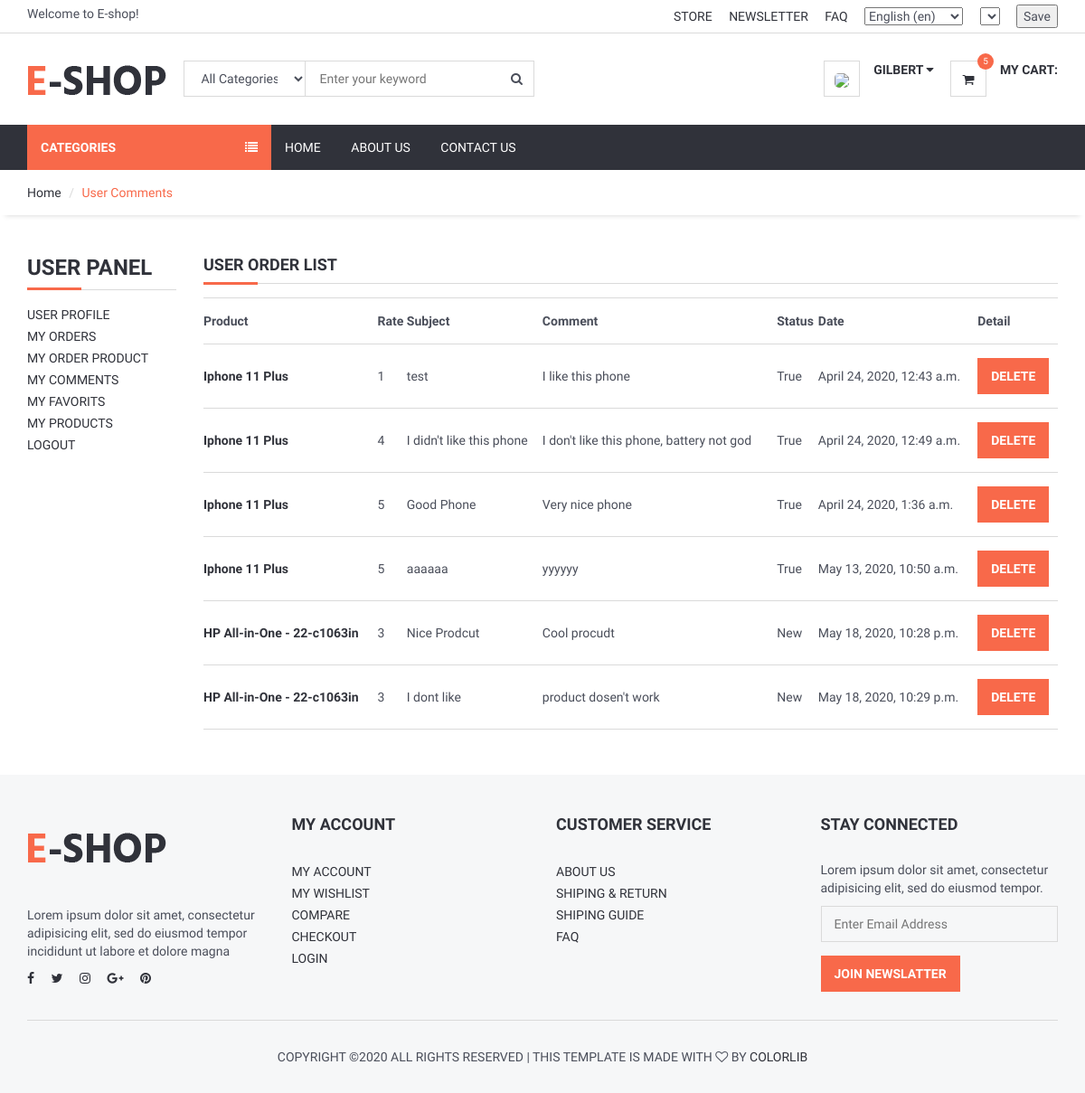
/user/comments/ (signed in), run on the app's committed database.
### product/models.py (models this page shows, shortened)
class Comment(models.Model):
    STATUS = (
        ('New', 'New'),
        ('True', 'True'),
        ('False', 'False'),
    )
    product=models.ForeignKey(Product,on_delete=models.CASCADE)
    user = models.ForeignKey(User, on_delete=models.CASCADE)
    subject = models.CharField(max_length=50, blank=True)
    comment = models.CharField(max_length=250,blank=True)
    rate = models.IntegerField(default=1)
    ip = models.CharField(max_length=20, blank=True)
    status=models.CharField(max_length=10,choices=STATUS, default='New')
    create_at=models.DateTimeField(auto_now_add=True)
    update_at=models.DateTimeField(auto_now=True)

class Product(models.Model):
    STATUS = (
        ('True', 'True'),
        ('False', 'False'),
    )
    VARIANTS = (
        ('None', 'None'),
        ('Size', 'Size'),
        ('Color', 'Color'),
        ('Size-Color', 'Size-Color'),
    )
    category = models.ForeignKey(Category, on_delete=models.CASCADE) #many to one relation with Category
    title = models.CharField(max_length=150)
    keywords = models.CharField(max_length=255)
    description = models.TextField(max_length=255)
    image=models.ImageField(upload_to='images/',null=False)
    price = models.DecimalField(max_digits=12, decimal_places=2,default=0)
    amount=models.IntegerField(default=0)
    minamount=models.IntegerField(default=3)
    variant=models.CharField(max_length=10,choices=VARIANTS, default='None')
    detail=RichTextUploadingField()
    slug = models.SlugField(null=False, unique=True)
    status=models.CharField(max_length=10,choices=STATUS)
    create_at=models.DateTimeField(auto_now_add=True)
    update_at=models.DateTimeField(auto_now=True)

### user/views.py (the view)
# urls.py: path('comments/', views.user_comments, name='user_comments'),
def user_comments(request):
    current_user = request.user
    comments = Comment.objects.filter(user_id=current_user.id)
    context = {
        'comments': comments,
    }
    return render(request, 'user_comments.html', context)

### home/templatetags/myapptags.py (called while the page is built)
@register.simple_tag
def shopcartcount(userid):
    count = ShopCart.objects.filter(user_id=userid).count()
    return count

### user/templates/user_comments.html (shortened to what this page needs)
{% extends 'homebase.html' %}
{% block sidebar %} {% include 'sidebar.html' %} {% endblock %}
{% block body %}
    <div id="breadcrumb">
        <div class="container">
            <ul class="breadcrumb">
                <li><a href="/">Home</a></li>
                <li class="active">User Comments</li>
            </ul>
        </div>
    </div>
    <div class="section">
        <div class="container">
            <div class="row">
                <div class="col-md-2">
                    {% include "user_panel.html" %}
                </div>
                <div class="col-md-10">
                    <div class="section-title">
                        <h4 class="title">User Order List</h4>
                    </div>
                    <table class="shopping-cart-table table">
                        <tr>
                            <th class="text-left">Product </th>
                            <th class="text-left">Rate </th>
                            <th class="text-left">Subject </th>
                            <th class="text-left">Comment </th>
                            <th class="text-left">Status </th>
                            <th class="text-left">Date </th>
                            <th class="text-left">Detail </th>
                        </tr>
                        {% for rs in comments %}
                            <tr>
                                <td class="text-left">
                                    <a href="/product/{{ rs.product_id }}/{{ rs.product.slug }}">
                                        <strong> {{ rs.product.title}}</strong>
                                    </a>
                                </td>
                                <td class="text-left">{{ rs.rate}} </td>
                                <td class="text-left">{{ rs.subject}} </td>
                                <td class="text-left">{{ rs.comment}} </td>
                                <td class="text-left">{{ rs.status}} </td>
                                <td class="text-left">{{ rs.create_at}} </td>
                                <td class="text-left">
                                    <a class="primary-btn" href="/user/deletecomment/{{ rs.id }}" onclick="return confirm('Will be Delete ! Are you sure?')"> Delete </a>
                                </td>
                            </tr>
                        {% endfor %}
                    </table>
                </div>
            </div>
        </div>
    </div>
{% endblock %}

### home/templates/header.html (shortened to what this page needs)
{% load static %}
{% load i18n %}
{% load currency %}
<header>
    <div id="top-header">
        <div class="container">
            <div class="pull-left">
                <span>{% trans "Welcome to E-shop!" %}</span>
            </div>
            <div class="pull-right">
                <ul class="header-top-links">
                    <li><a href="#">{% trans "Store" %}</a></li>
                    <li><a href="#">{% trans "Newsletter" %}</a></li>
                    <li><a href="{% url 'faq' %}">{% trans "FAQ" %}</a></li>
                    <li class="dropdown default-dropdown">
                        <form action="{% url 'selectlanguage' %}" method="post">{% csrf_token %}
                            <select name="language" onchange="submit()" >
                                {% get_current_language as LANGUAGE_CODE %}
                                {% get_available_languages as LANGUAGES %}
                                {% get_language_info_list for LANGUAGES as languages %}
                                {% for language in languages %}
                                    <option value="{{ language.code }}"{% if language.code == LANGUAGE_CODE %} selected{% endif %}>
                                        {{ language.name_local }} ({{ language.code }})
                                    </option>
                                {% endfor %}
                            </select>
                        </form>
                    </li>
                    <li class="dropdown default-dropdown">
                        <form id="currency_switcher" method="POST" action="{% url 'selectcurrency' %}">
                            <select name="currency" onchange="submit()" >
                            </select>
                        </form>
                    </li>
                    <li class="dropdown default-dropdown">
                        <form id="currency_switcher" method="POST" action="{% url 'savelangcur' %}">
                            <input type="submit" value="Save" />
                        </form>
                    </li>
                </ul>
            </div>
        </div>
    </div>
    <div id="header">
        <div class="container">
            <div class="pull-left">
                <div class="header-logo">
                    <a class="logo" href="{% url 'home' %}">
                        <img src="{% static '' %}img/logo.png" alt="">
                    </a>
                </div>
                <div class="header-search">
                    <form action="/search/" method="post">
                        <input id="query" name="query" class="input search-input" type="text" placeholder="Enter your keyword">
                        <select name="catid"  class="input search-categories">
                            <option value="0">{% trans "All Categories" %}</option>
                        </select>
                        <button class="search-btn"><i class="fa fa-search"></i></button>
                    </form>
                </div>
            </div>
            <div class="pull-right" >
                <ul class="header-btns">
                    <li class="header-account dropdown default-dropdown">
                        {% if user.id is not None %}
                            <div class="dropdown-toggle" role="button" data-toggle="dropdown" aria-expanded="true">
                                <div class="header-btns-icon">
                                    <img src="{{ request.session.userimage }}" style="height: 40px; border-radius: 30%">
                                </div>
                                <strong class="text-uppercase">{{ user.first_name }} <i class="fa fa-caret-down"></i></strong>
                            </div>
                        {% else %}
                            <a href="{% url 'login' %}" class="text-uppercase">Login</a> / <a href="{% url 'signup' %}" class="text-uppercase">Sign Up</a>
                        {% endif %}
                    </li>
                    <li class="header-cart dropdown default-dropdown">
                        <a href="{% url 'shopcart'%}" >
                            <div class="header-btns-icon">
                                <i class="fa fa-shopping-cart"></i>
                                {% load myapptags %}
                                {% shopcartcount user.id as count %}
                                <span class="qty">{{ count }}</span>
                            </div>
                            <strong class="text-uppercase">{% trans "My Cart:" %}</strong>
                            <br>
                        </a>
                    </li>
                </ul>
            </div>
        </div>
    </div>
</header>

### home/static/css/style.css (style rules this page uses)
body { font-family: 'Hind', sans-serif; color: #4A4E5A; overflow-x: hidden; }
h1, h2, h3, h4, h5, h6 { color: #30323A; margin: 0 0 10px; font-weight: 700; }
a { color: #30323A; -webkit-transition: 0.3s color; transition: 0.3s color; }
strong { color: #30323A; }
ul, ol { margin: 0; padding: 0; list-style: none }
.main-btn, .primary-btn { display: inline-block; padding: 10px 15px; text-transform: uppercase; font-weight: 700; border: none; -webkit-transition: 0.3s all; transition: 0.3s all; }
.primary-btn { color: #FFF; background-color: #F8694A; }
.input { width: 100%; height: 40px; padding: 0px 15px; border: none; background-color: transparent; -webkit-box-shadow: 0px 0px 0px 1px #DADADA inset, 0px 0px 0px 5px transparent; box-shadow: 0px 0px 0px 1px #DADADA inset, 0px 0px 0px 5px transparent; -webkit-transition: 0.3s all; transition: 0.3s all; }
.section { padding-top: 30px; padding-bottom: 30px; }
.section-title { position: relative; margin-bottom: 15px; margin-top: 15px; border-bottom: 1px solid #DADADA; }
.section-title .title { display: inline-block; text-transform: uppercase; }
.section-title:after { content: ""; position: absolute; left: 0; bottom: -1.5px; height: 3px; width: 60px; background-color: #F8694A; }
#breadcrumb { -webkit-box-shadow: 0px 6px 6px -6px rgba(0, 0, 0, 0.175); box-shadow: 0px 6px 6px -6px rgba(0, 0, 0, 0.175); }
.breadcrumb { background-color: transparent; border: none; border-radius: 0px; padding: 15px 0px; margin: 0; }
.breadcrumb>.active { color: #F8694A; }
.breadcrumb>li+li:before { color: #DADADA; }
#header { padding-top: 15px; padding-bottom: 15px; }
#top-header { padding-top: 5px; padding-bottom: 5px; border-bottom: 1px solid #DADADA; }
.header-top-links>li { display: inline-block; }
.header-top-links>li+li { margin-left: 15px; }
.header-top-links>li>a { cursor: pointer; text-transform: uppercase; }
.header-logo { display: inline-block; margin-right: 15px; }
.header-logo .logo>img { width: 100%; max-height: 70px; }
.header-search { display: inline-block; padding: 15px 0px; max-width: 400px; }
.header-search>form { position: relative; }
.header-search>form .search-input { padding-left: 150px; padding-right: 45px; }
.header-search>form .search-categories { position: absolute; left: 0px; top: 0px; width: 135px; }
.header-search>form .search-btn { position: absolute; top: 0px; right: 0px; width: 40px; height: 40px; background-color: transparent; border: none; }
.header-btns>li { display: inline-block; vertical-align: top; padding: 15px 0px; }
.header-btns>li+li { margin-left: 15px; }
.header-btns>li .header-btns-icon { position: relative; float: left; margin-right: 15px; width: 40px; height: 40px; line-height: 40px; text-align: center; color: #30323A; background-color: #FFF; border: 1px solid #DADADA; }
.header-btns .dropdown-toggle { display: block; cursor: pointer; }
.header-cart .header-btns-icon .qty { position: absolute; right: -9px; top: -9px; width: 18px; height: 18px; line-height: 18px; text-align: center; font-size: 10px; background: #F8694A; color: #FFF; border-radius: 50%; }
.shopping-cart-table>tbody>tr>td, .shopping-cart-table>tbody>tr>th, .shopping-cart-table>tfoot>tr>td, .shopping-cart-table>tfoot>tr>th, .shopping-cart-table>thead>tr>td, .shopping-cart-table>thead>tr>th { padding: 15px 0px; vertical-align: middle; border-top: 1px solid #DADADA; }
.shopping-cart-table>tbody>tr:last-child>td { border-bottom: 1px solid #DADADA; }

### data on the page
Comment: product "Iphone 11 Plus", rate "1", subject "test", comment "I like this phone", status "True", create_at "April 24, 2020, 12:43 a.m."
Comment: product "Iphone 11 Plus", rate "4", subject "I didn't like this phone", comment "I don't like this phone, battery not god", status "True", create_at "April 24, 2020, 12:49 a.m."
Comment: product "Iphone 11 Plus", rate "5", subject "Good Phone", comment "Very nice phone", status "True", create_at "April 24, 2020, 1:36 a.m."
Comment: product "Iphone 11 Plus", rate "5", subject "aaaaaa", comment "yyyyyy", status "True", create_at "May 13, 2020, 10:50 a.m."
Comment: product "HP All-in-One - 22-c1063in", rate "3", subject "Nice Prodcut", comment "Cool procudt", status "New", create_at "May 18, 2020, 10:28 p.m."
Comment: product "HP All-in-One - 22-c1063in", rate "3", subject "I dont like", comment "product dosen't work", status "New", create_at "May 18, 2020, 10:29 p.m."

### other printed values
{{ user.first_name }} "GILBERT"
{{ count }} "5"
form field language "English (en)"
